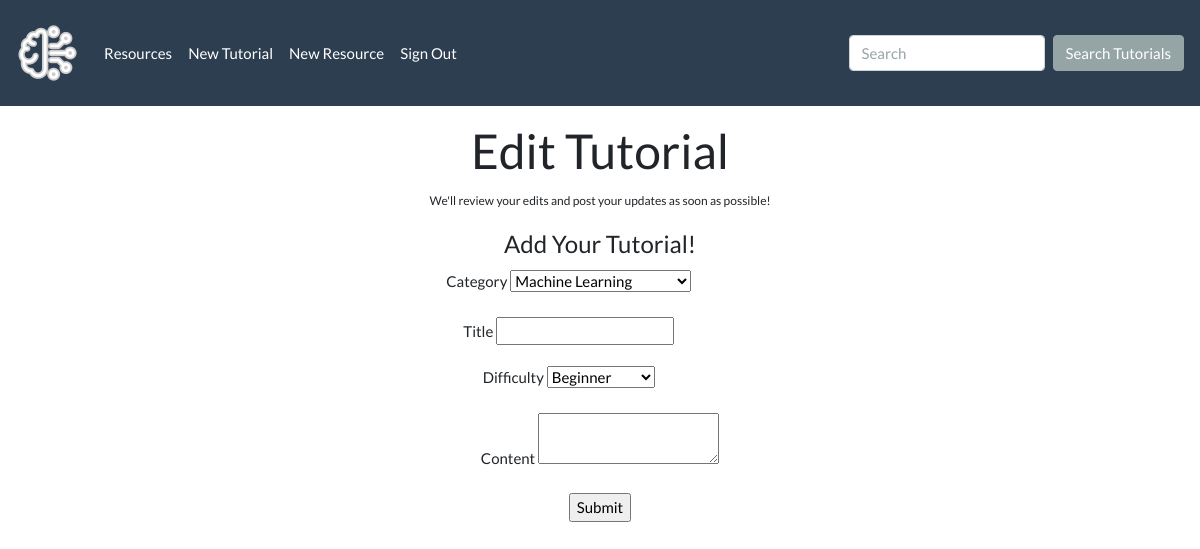
The page /tutorials/edit/3 (signed in) on the database as committed earlier.
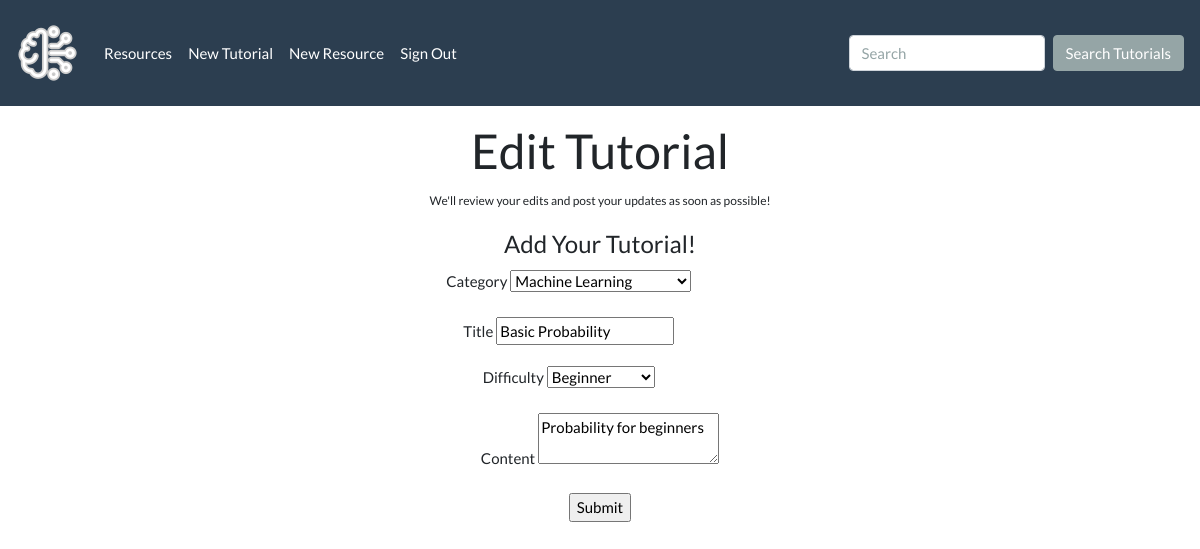
The same page on the database as committed later.
### tutorial_app/models.py (models this page shows)
class Tutorial(db.Model):
    id = db.Column(db.Integer, primary_key=True)
    category = db.Column(
        db.Enum(TutorialCategory), default=TutorialCategory.OTHER
    )
    title = db.Column(db.String(40), nullable=False)
    difficulty = db.Column(
        db.Enum(Difficulty), default=Difficulty.INTERMEDIATE
    )
    body = db.Column(db.String(10000), nullable=False)
    saved_by = db.relationship(
        "User",
        secondary="saved_tutorials",
        back_populates="saved_tutorials",
    )

### tutorial_app/main/routes.py (the view, shortened to what this page needs)
@main.route("/tutorials/edit/<tutorial_id>", methods=["GET", "POST"])
@login_required
def edit_tutorial(tutorial_id):
    tutorial = Tutorial.query.get(tutorial_id)
    form = TutorialForm(obj=tutorial)
    return render_template("edit_tutorial.html", form=form, tutorial=tutorial)

### tutorial_app/main/forms.py
class TutorialForm(FlaskForm):
    category = SelectField(
        "Category",
        choices=TutorialCategory.choices(),
        validators=[DataRequired()],
    )
    title = StringField("Title", validators=[DataRequired(), Length(max=80)])
    difficulty = SelectField(
        "Difficulty",
        choices=Difficulty.choices(),
        validators=[DataRequired()],
    )
    body = TextAreaField(
        "Content", validators=[DataRequired(), Length(min=5)]
    )
    submit = SubmitField("Submit")

### tutorial_app/__init__.py (called while the page is built)
@login_manager.user_loader
def load_user(user_id):
    return User.query.get(user_id)

### tutorial_app/utils.py (called while the page is built)
    def __str__(self):
        return str(self.value)

### tutorial_app/templates/edit_tutorial.html (shortened to what this page needs)
{% extends 'base.html' %}
{% block content %}
<div class="col-md-9 text-center m-auto">
  <h1 class="mt-3">Edit Tutorial</h1>
  <small>We'll review your edits and post your updates as soon as possible!</small>
  <form action="{{ url_for('main.edit_tutorial', tutorial_id=tutorial.id) }}" method="POST" class="m-auto text-center col-md-6">
    <fieldset>
      <legend class="mt-3">Add Your Tutorial!</legend>
      <div class="form-group col">
        <div class="col-sm-10">
          {{ form.category.label }}
          {{ form.category }}
        </div>
      </div>
      <div class="form-group col">
        <div class="col-sm-10">
          {{ form.title.label }}
          {{ form.title }}
        </div>
      </div>
      <div class="form-group col">
        <div class="col-sm-10">
          {{ form.difficulty.label }}
          {{ form.difficulty }}
        </div>
      </div>
      <div class="form-group">
        {{ form.body.label }}
          {{ form.body }}
      </div>
      {{ form.submit }}
    </fieldset>
  </form>
</div>
{% endblock %}

Rows that differ between the two databases and show on the page:
added Tutorial: category "Machine Learning", title "Basic Probability", difficulty "Beginner", body "Probability for beginners"
Other text that changed with them:
form field category: "Machine Learning" → (not shown)
form field difficulty: "Beginner" → (not shown)
